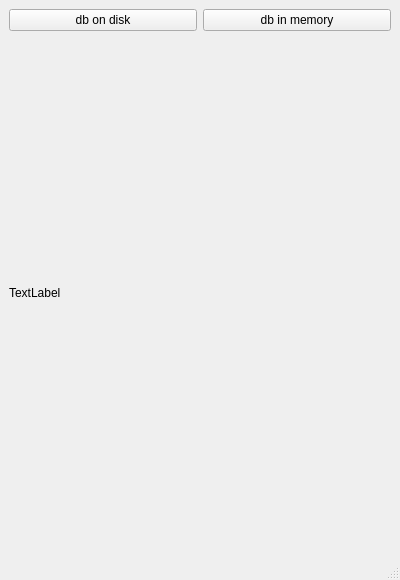
<?xml version="1.0" encoding="UTF-8"?>
<ui version="4.0">
 <class>MainWindow</class>
 <widget class="QMainWindow" name="MainWindow">
  <property name="geometry">
   <rect>
    <x>0</x>
    <y>0</y>
    <width>400</width>
    <height>580</height>
   </rect>
  </property>
  <property name="windowTitle">
   <string>MainWindow</string>
  </property>
  <widget class="QWidget" name="centralwidget">
   <layout class="QHBoxLayout" name="horizontalLayout_2">
    <item>
     <layout class="QVBoxLayout" name="verticalLayout">
      <item>
       <layout class="QHBoxLayout" name="horizontalLayout">
        <item>
         <widget class="QPushButton" name="btn">
          <property name="text">
           <string>db on disk</string>
          </property>
         </widget>
        </item>
        <item>
         <widget class="QPushButton" name="pushButton">
          <property name="text">
           <string>db in memory</string>
          </property>
         </widget>
        </item>
       </layout>
      </item>
      <item>
       <widget class="QLabel" name="lbl">
        <property name="text">
         <string>TextLabel</string>
        </property>
       </widget>
      </item>
     </layout>
    </item>
   </layout>
  </widget>
  <widget class="QMenuBar" name="menubar">
   <property name="geometry">
    <rect>
     <x>0</x>
     <y>0</y>
     <width>400</width>
     <height>25</height>
    </rect>
   </property>
  </widget>
  <widget class="QStatusBar" name="statusbar"/>
 </widget>
 <resources/>
 <connections/>
</ui>
